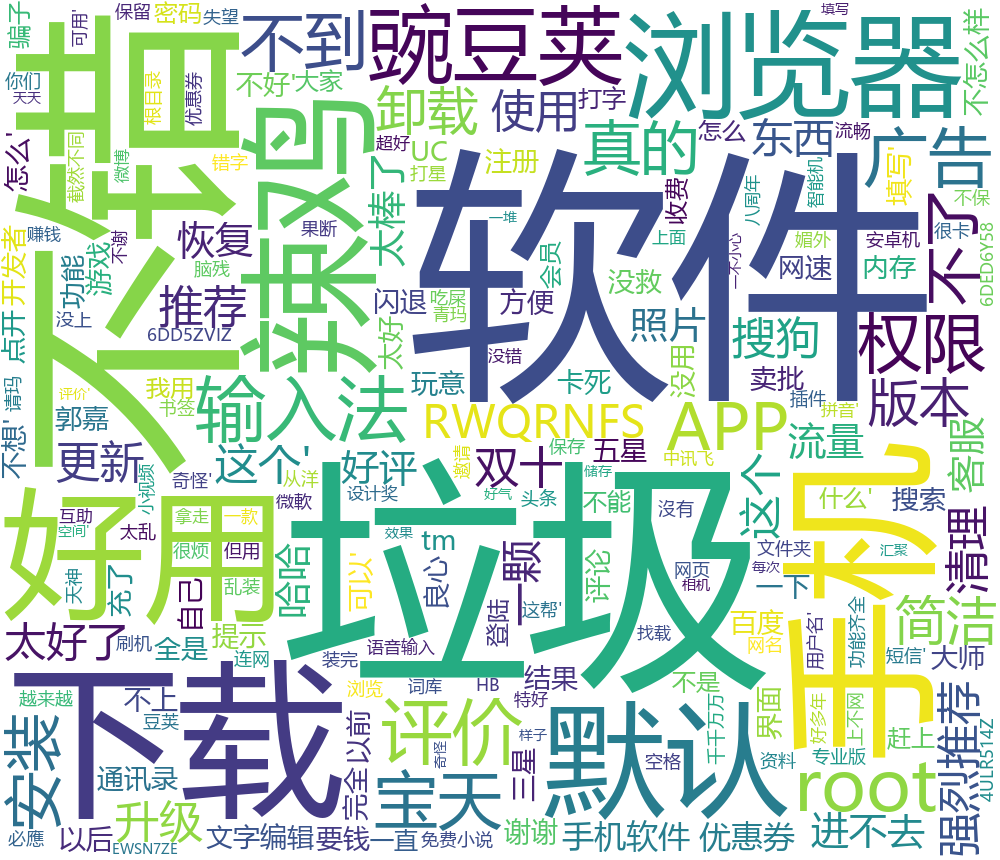

Recreate this plot in Python.
from wordcloud import WordCloud
import pymysql
import matplotlib.pyplot as plt
import os

def main():
    
    result = select_data_from_mysql()
    results = []
    for i in result:
        for j in i:
            results.append(j)
            
    print(str(results))
    wordcloud = WordCloud(font_path='C:/Windows/Fonts/msyh.ttc',background_color="white",width=1000, height=860, margin=2).generate(str(results))
    plt.imshow(wordcloud)
    plt.axis("off")
    plt.show()

    wordcloud.to_file("tool.png")

def select_data_from_mysql():
    # 打开数据库连接
    conn = pymysql.connect(host='127.0.0.1', port=3306, user='root', passwd='123456',db='final' )
    # 使用 cursor() 方法创建一个游标对象 cursor
    cursor = conn.cursor()
    # 使用 execute()  方法执行 SQL 查询 
    cursor.execute('SELECT comment_detail from total WHERE tag="系统工具"')
    data = cursor.fetchall()
    # 关闭数据库连接
    conn.close()
    return data

if __name__ == "__main__":
    select_data_from_mysql()
    main()
        
